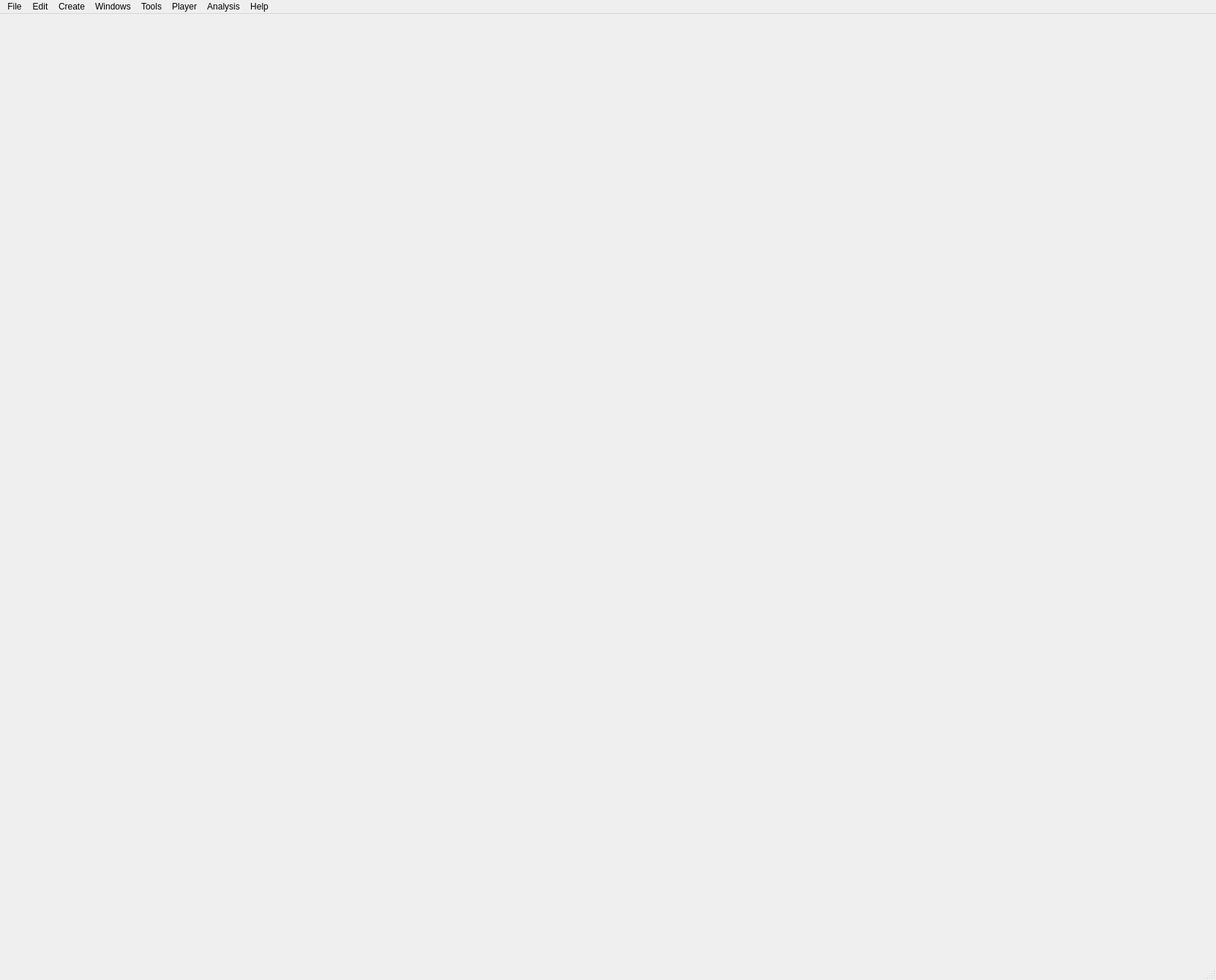
<?xml version="1.0" encoding="UTF-8"?>
<ui version="4.0">
 <class>Main_ELAN_Extension</class>
 <widget class="QMainWindow" name="Main_ELAN_Extension">
  <property name="geometry">
   <rect>
    <x>0</x>
    <y>0</y>
    <width>1662</width>
    <height>1340</height>
   </rect>
  </property>
  <property name="windowTitle">
   <string>MainWindow</string>
  </property>
  <property name="windowIcon">
   <iconset>
    <normaloff>images/main_round.ico</normaloff>images/main_round.ico</iconset>
  </property>
  <property name="styleSheet">
   <string notr="true"/>
  </property>
  <property name="dockNestingEnabled">
   <bool>true</bool>
  </property>
  <widget class="QWidget" name="centralwidget">
   <layout class="QGridLayout" name="gridLayout"/>
  </widget>
  <widget class="QMenuBar" name="menubar">
   <property name="geometry">
    <rect>
     <x>0</x>
     <y>0</y>
     <width>1662</width>
     <height>18</height>
    </rect>
   </property>
   <widget class="QMenu" name="menuFile">
    <property name="title">
     <string>File</string>
    </property>
    <widget class="QMenu" name="menuImport">
     <property name="title">
      <string>Import</string>
     </property>
     <widget class="QMenu" name="menuELAN_Project">
      <property name="title">
       <string>ELAN Project</string>
      </property>
      <addaction name="actionImportElanNewProject"/>
      <addaction name="actionImportElanThisProject"/>
     </widget>
     <widget class="QMenu" name="menuVIAN_Template">
      <property name="title">
       <string>VIAN Template</string>
      </property>
      <addaction name="actionSelectTemplate_File"/>
      <addaction name="separator"/>
     </widget>
     <addaction name="menuELAN_Project"/>
     <addaction name="separator"/>
     <addaction name="actionImportVocabulary"/>
     <addaction name="actionImportVIANExperiment"/>
     <addaction name="actionImportWebApp"/>
     <addaction name="menuVIAN_Template"/>
     <addaction name="separator"/>
     <addaction name="actionImportEyetracking_Dataset"/>
     <addaction name="separator"/>
     <addaction name="actionImportELANSegmentation"/>
     <addaction name="actionImportCSVVocabulary"/>
     <addaction name="actionImportScreenshots"/>
     <addaction name="separator"/>
     <addaction name="actionSRT_File"/>
    </widget>
    <widget class="QMenu" name="menuExport">
     <property name="title">
      <string>Export</string>
     </property>
     <addaction name="actionProject_Summary"/>
     <addaction name="separator"/>
     <addaction name="actionExportTemplate"/>
     <addaction name="actionExportExperiment"/>
     <addaction name="actionExportVocabulary"/>
     <addaction name="separator"/>
     <addaction name="actionSequence_Protocol"/>
     <addaction name="actionExportCSV"/>
     <addaction name="actionExportExcel"/>
     <addaction name="actionScreenshotsExport"/>
     <addaction name="action_ExportSegmentation"/>
     <addaction name="separator"/>
     <addaction name="actionZip_Project"/>
     <addaction name="separator"/>
     <addaction name="actionExportMovie_Segment"/>
     <addaction name="separator"/>
     <addaction name="actionExportColorimetry"/>
     <addaction name="actionExportVIANWebApp"/>
     <addaction name="separator"/>
    </widget>
    <widget class="QMenu" name="menuRecently_Opened">
     <property name="title">
      <string>Recently Opened</string>
     </property>
    </widget>
    <addaction name="actionNew"/>
    <addaction name="actionLoad"/>
    <addaction name="actionSave"/>
    <addaction name="actionSaveAs"/>
    <addaction name="actionBackup"/>
    <addaction name="actionCompare_Project_with"/>
    <addaction name="actionClose_Project"/>
    <addaction name="separator"/>
    <addaction name="actionNew_Corpus"/>
    <addaction name="actionLoad_Corpus"/>
    <addaction name="actionClose_Corpus"/>
    <addaction name="separator"/>
    <addaction name="menuImport"/>
    <addaction name="menuExport"/>
    <addaction name="separator"/>
    <addaction name="menuRecently_Opened"/>
    <addaction name="actionExit"/>
   </widget>
   <widget class="QMenu" name="menuCreate">
    <property name="title">
     <string>Create</string>
    </property>
    <addaction name="separator"/>
    <addaction name="actionScreenshot"/>
    <addaction name="actionAdd_Key"/>
    <addaction name="separator"/>
    <addaction name="actionAdd_Segment"/>
    <addaction name="actionIntervalSegmentStart"/>
    <addaction name="actionIntervalSegmentEnd"/>
    <addaction name="separator"/>
    <addaction name="actionAdd_Annotation_Layer"/>
    <addaction name="actionAdd_Segmentation"/>
    <addaction name="separator"/>
    <addaction name="actionCreateExperiment"/>
   </widget>
   <widget class="QMenu" name="menuHelp">
    <property name="title">
     <string>Help</string>
    </property>
    <addaction name="actionAbout"/>
    <addaction name="actionWelcome"/>
    <addaction name="actionDocumentation"/>
   </widget>
   <widget class="QMenu" name="menuWindows">
    <property name="title">
     <string>Windows</string>
    </property>
    <widget class="QMenu" name="menuToolboxes">
     <property name="title">
      <string>Toolboxes</string>
     </property>
     <addaction name="actionAnnotation_Toolbox"/>
    </widget>
    <widget class="QMenu" name="menuPerspectives">
     <property name="title">
      <string>Perspectives</string>
     </property>
     <addaction name="actionPerspectivesToggle"/>
     <addaction name="separator"/>
     <addaction name="actionExperimentSetupPersp"/>
     <addaction name="actionPlayerPersp"/>
     <addaction name="actionSegmentationPersp"/>
     <addaction name="actionScreenshotsPersp"/>
     <addaction name="actionVocabularyPersp"/>
     <addaction name="actionResultsPersp"/>
     <addaction name="actionNodeEditorPerspective"/>
     <addaction name="actionQuick_Annotation"/>
     <addaction name="separator"/>
    </widget>
    <addaction name="menuToolboxes"/>
    <addaction name="actionPlayerControls"/>
    <addaction name="separator"/>
    <addaction name="actionInspector"/>
    <addaction name="actionOutliner"/>
    <addaction name="actionTimeline"/>
    <addaction name="actionScriptEditor"/>
    <addaction name="separator"/>
    <addaction name="actionScreenshot_Manager"/>
    <addaction name="actionVocabularyManager"/>
    <addaction name="actionExperiment_Editor"/>
    <addaction name="actionClassification"/>
    <addaction name="actionWebApp_Upload"/>
    <addaction name="separator"/>
    <addaction name="menuPerspectives"/>
    <addaction name="separator"/>
    <addaction name="actionTaksMonitor"/>
    <addaction name="actionHistory"/>
    <addaction name="actionPreferences"/>
    <addaction name="separator"/>
    <addaction name="actionCorpus"/>
    <addaction name="separator"/>
    <addaction name="actionFullscreen"/>
    <addaction name="actionToggleStatusBar"/>
   </widget>
   <widget class="QMenu" name="menuEdit">
    <property name="title">
     <string>Edit</string>
    </property>
    <addaction name="actionUndo"/>
    <addaction name="actionRedo"/>
    <addaction name="actionCopy"/>
    <addaction name="actionPaste"/>
    <addaction name="actionDelete"/>
    <addaction name="actionRun_Pipeline_for_Selection"/>
    <addaction name="actionRun_Complete_Pipeline"/>
    <addaction name="separator"/>
    <addaction name="actionDelete_all_Analyses"/>
    <addaction name="actionFind"/>
   </widget>
   <widget class="QMenu" name="menuAnalysis">
    <property name="title">
     <string>Analysis</string>
    </property>
    <widget class="QMenu" name="menuColor">
     <property name="title">
      <string>Color</string>
     </property>
     <addaction name="actionColormetry"/>
     <addaction name="actionClearColormetry"/>
     <addaction name="separator"/>
    </widget>
    <widget class="QMenu" name="menuAudio">
     <property name="enabled">
      <bool>false</bool>
     </property>
     <property name="title">
      <string>Audio</string>
     </property>
     <addaction name="actionStart_AudioExtraction"/>
     <addaction name="separator"/>
    </widget>
    <widget class="QMenu" name="menuMovement">
     <property name="title">
      <string>Movement</string>
     </property>
     <addaction name="separator"/>
    </widget>
    <widget class="QMenu" name="menuEyetracking">
     <property name="title">
      <string>Eyetracking</string>
     </property>
     <addaction name="actionImportEyetracking_Dataset"/>
     <addaction name="separator"/>
    </widget>
    <addaction name="menuColor"/>
    <addaction name="menuAudio"/>
    <addaction name="menuMovement"/>
    <addaction name="menuEyetracking"/>
    <addaction name="separator"/>
    <addaction name="actionBrowserVisualizations"/>
    <addaction name="actionProjectSummary"/>
    <addaction name="separator"/>
   </widget>
   <widget class="QMenu" name="menuPlayer">
    <property name="title">
     <string>Player</string>
    </property>
    <widget class="QMenu" name="menuFrame_Rate">
     <property name="title">
      <string>Frame Rate</string>
     </property>
     <addaction name="actionIncreasePlayRate"/>
     <addaction name="actionDecreasePlayRate"/>
    </widget>
    <addaction name="actionPlay_Pause"/>
    <addaction name="actionFrame_Forward"/>
    <addaction name="actionFrame_Backward"/>
    <addaction name="menuFrame_Rate"/>
    <addaction name="separator"/>
    <addaction name="actionSetMovie"/>
    <addaction name="actionReload_Movie"/>
    <addaction name="actionSet_Letterbox"/>
   </widget>
   <widget class="QMenu" name="menuTools">
    <property name="title">
     <string>Tools</string>
    </property>
    <addaction name="actionAuto_Segmentation"/>
    <addaction name="actionAuto_Screenshots"/>
   </widget>
   <addaction name="menuFile"/>
   <addaction name="menuEdit"/>
   <addaction name="menuCreate"/>
   <addaction name="menuWindows"/>
   <addaction name="menuTools"/>
   <addaction name="menuPlayer"/>
   <addaction name="menuAnalysis"/>
   <addaction name="menuHelp"/>
  </widget>
  <widget class="QStatusBar" name="statusbar"/>
  <action name="actionNew">
   <property name="text">
    <string>New</string>
   </property>
  </action>
  <action name="actionLoad">
   <property name="text">
    <string>Load</string>
   </property>
  </action>
  <action name="actionSave">
   <property name="text">
    <string>Save</string>
   </property>
   <property name="shortcut">
    <string>Ctrl+S</string>
   </property>
  </action>
  <action name="actionExit">
   <property name="text">
    <string>Exit</string>
   </property>
  </action>
  <action name="actionAbout">
   <property name="text">
    <string>About</string>
   </property>
  </action>
  <action name="actionPlayerControls">
   <property name="text">
    <string>Player Controls</string>
   </property>
   <property name="shortcut">
    <string>Alt+P</string>
   </property>
  </action>
  <action name="actionColor">
   <property name="text">
    <string>Color</string>
   </property>
  </action>
  <action name="actionSegmentation">
   <property name="text">
    <string>Segmentation</string>
   </property>
  </action>
  <action name="actionConnect">
   <property name="text">
    <string>Connect</string>
   </property>
  </action>
  <action name="actionScreenshot">
   <property name="checkable">
    <bool>false</bool>
   </property>
   <property name="text">
    <string>Screenshot</string>
   </property>
   <property name="shortcut">
    <string>Ctrl+F</string>
   </property>
  </action>
  <action name="actionElanConnection">
   <property name="text">
    <string>Elan Connection</string>
   </property>
  </action>
  <action name="actionShots">
   <property name="text">
    <string>Shots</string>
   </property>
  </action>
  <action name="actionImportELANSegmentation">
   <property name="text">
    <string>CSV Segmentation</string>
   </property>
   <property name="toolTip">
    <string>Importing a new ELAN Segmentation</string>
   </property>
  </action>
  <action name="actionScreenshot_Manager">
   <property name="text">
    <string>Screenshot Manager</string>
   </property>
   <property name="shortcut">
    <string>Alt+S</string>
   </property>
  </action>
  <action name="actionVocabularyManager">
   <property name="text">
    <string>Vocabulary Manager</string>
   </property>
  </action>
  <action name="actionPreferences">
   <property name="text">
    <string>Preferences</string>
   </property>
  </action>
  <action name="actionAnnotation_Toolbox">
   <property name="text">
    <string>Annotation Toolbox</string>
   </property>
  </action>
  <action name="actionOutliner">
   <property name="text">
    <string>Outliner</string>
   </property>
   <property name="shortcut">
    <string>Alt+O</string>
   </property>
  </action>
  <action name="actionSaveAs">
   <property name="text">
    <string>Save as ...</string>
   </property>
  </action>
  <action name="actionAdd_Key">
   <property name="text">
    <string>Add Key</string>
   </property>
   <property name="shortcut">
    <string>Ctrl+G</string>
   </property>
  </action>
  <action name="actionPlayerPersp">
   <property name="text">
    <string>Player</string>
   </property>
   <property name="shortcut">
    <string>Alt+1</string>
   </property>
  </action>
  <action name="actionAnnotationPersp">
   <property name="text">
    <string>Annotation</string>
   </property>
   <property name="shortcut">
    <string>Alt+3</string>
   </property>
  </action>
  <action name="actionScreenshotsPersp">
   <property name="text">
    <string>Screenshots Manager</string>
   </property>
   <property name="shortcut">
    <string>Alt+4</string>
   </property>
  </action>
  <action name="actionPerspectivesToggle">
   <property name="text">
    <string>Perspective Toolbar</string>
   </property>
  </action>
  <action name="actionAdd_Segment">
   <property name="text">
    <string>Add Segment</string>
   </property>
   <property name="shortcut">
    <string>Ctrl+D</string>
   </property>
  </action>
  <action name="actionAdd_Annotation_Layer">
   <property name="text">
    <string>Add Annotation Layer</string>
   </property>
   <property name="visible">
    <bool>false</bool>
   </property>
  </action>
  <action name="actionAdd_Segmentation">
   <property name="text">
    <string>Add Segmentation</string>
   </property>
  </action>
  <action name="actionHilbert_Histogram">
   <property name="text">
    <string>Hilbert Histogram</string>
   </property>
  </action>
  <action name="actionUndo">
   <property name="text">
    <string>Undo</string>
   </property>
   <property name="shortcut">
    <string>Ctrl+Z</string>
   </property>
  </action>
  <action name="actionRedo">
   <property name="text">
    <string>Redo</string>
   </property>
   <property name="shortcut">
    <string>Ctrl+Y</string>
   </property>
  </action>
  <action name="actionHistory">
   <property name="text">
    <string>History</string>
   </property>
   <property name="shortcut">
    <string>Alt+H</string>
   </property>
  </action>
  <action name="action_ExportSegmentation">
   <property name="text">
    <string>Segmentation</string>
   </property>
  </action>
  <action name="actionDelete">
   <property name="text">
    <string>Delete</string>
   </property>
   <property name="shortcut">
    <string>Del</string>
   </property>
  </action>
  <action name="actionNodeEditorPerspective">
   <property name="text">
    <string>Node Editor</string>
   </property>
   <property name="shortcut">
    <string>Alt+7</string>
   </property>
  </action>
  <action name="actionPlay_Pause">
   <property name="text">
    <string>Play/Pause</string>
   </property>
   <property name="shortcut">
    <string>Space</string>
   </property>
  </action>
  <action name="actionWelcome">
   <property name="text">
    <string>Welcome</string>
   </property>
  </action>
  <action name="actionSave_Perspective">
   <property name="text">
    <string>Save Perspective</string>
   </property>
  </action>
  <action name="actionLoad_Perspective">
   <property name="text">
    <string>Load Perspective</string>
   </property>
  </action>
  <action name="actionUpdate">
   <property name="text">
    <string>Check for Updates</string>
   </property>
  </action>
  <action name="actionClose_Project">
   <property name="text">
    <string>Close Project</string>
   </property>
  </action>
  <action name="actionInspector">
   <property name="text">
    <string>Inspector</string>
   </property>
   <property name="shortcut">
    <string>Alt+I</string>
   </property>
  </action>
  <action name="actionGeneral">
   <property name="text">
    <string>General</string>
   </property>
  </action>
  <action name="actionTaksMonitor">
   <property name="text">
    <string>Task Monitor</string>
   </property>
   <property name="shortcut">
    <string>Alt+M</string>
   </property>
  </action>
  <action name="actionExportTemplate">
   <property name="text">
    <string>Project Template</string>
   </property>
  </action>
  <action name="actionDocumentation">
   <property name="text">
    <string>Documentation</string>
   </property>
  </action>
  <action name="actionIntervalSegmentStart">
   <property name="text">
    <string>Start Interval Segment</string>
   </property>
   <property name="shortcut">
    <string>Ctrl+W</string>
   </property>
  </action>
  <action name="actionIntervalSegmentEnd">
   <property name="text">
    <string>End Interval Segment</string>
   </property>
   <property name="shortcut">
    <string>Ctrl+E</string>
   </property>
  </action>
  <action name="actionColorimetry">
   <property name="text">
    <string>Colorimetry</string>
   </property>
  </action>
  <action name="actionImportVocabulary">
   <property name="text">
    <string>VIAN Vocabulary</string>
   </property>
  </action>
  <action name="actionExportVocabulary">
   <property name="text">
    <string>VIAN Vocabulary</string>
   </property>
  </action>
  <action name="actionZip_Project">
   <property name="text">
    <string>Zip Project</string>
   </property>
  </action>
  <action name="actionFrame_Forward">
   <property name="text">
    <string>Frame Forward</string>
   </property>
   <property name="shortcut">
    <string>Right</string>
   </property>
  </action>
  <action name="actionFrame_Backward">
   <property name="text">
    <string>Frame Backward</string>
   </property>
   <property name="shortcut">
    <string>Left</string>
   </property>
  </action>
  <action name="actionMovie_Mosaic">
   <property name="text">
    <string>Movie Mosaic</string>
   </property>
  </action>
  <action name="actionSegmentationPersp">
   <property name="text">
    <string>Segmentation</string>
   </property>
   <property name="shortcut">
    <string>Alt+2</string>
   </property>
  </action>
  <action name="actionJp">
   <property name="text">
    <string>jp</string>
   </property>
  </action>
  <action name="actionIncreasePlayRate">
   <property name="text">
    <string>Increase</string>
   </property>
   <property name="shortcut">
    <string>+</string>
   </property>
  </action>
  <action name="actionDecreasePlayRate">
   <property name="text">
    <string>Decrease</string>
   </property>
   <property name="shortcut">
    <string>-</string>
   </property>
  </action>
  <action name="actionTimeline">
   <property name="text">
    <string>Timeline</string>
   </property>
   <property name="shortcut">
    <string>Alt+T</string>
   </property>
  </action>
  <action name="actionResultsPersp">
   <property name="text">
    <string>Results</string>
   </property>
   <property name="shortcut">
    <string>Alt+6</string>
   </property>
  </action>
  <action name="actionImportFilmColorsPipeline">
   <property name="text">
    <string>FilmColors Pipeline</string>
   </property>
  </action>
  <action name="actionImportFilmColorsFilemaker">
   <property name="text">
    <string>FilmColors Filemaker</string>
   </property>
  </action>
  <action name="actionBackup">
   <property name="text">
    <string>Backup</string>
   </property>
  </action>
  <action name="actionFullscreen">
   <property name="text">
    <string>Fullscreen</string>
   </property>
   <property name="shortcut">
    <string>F11</string>
   </property>
  </action>
  <action name="actionToggleStatusBar">
   <property name="text">
    <string>Toggle StatusBar</string>
   </property>
   <property name="shortcut">
    <string>F10</string>
   </property>
  </action>
  <action name="actionVocabularyPersp">
   <property name="text">
    <string>Vocabulary</string>
   </property>
   <property name="shortcut">
    <string>Alt+5</string>
   </property>
  </action>
  <action name="actionImportCSVVocabulary">
   <property name="text">
    <string>CSV Vocabulary</string>
   </property>
  </action>
  <action name="actionExperiment_Editor">
   <property name="text">
    <string>Experiment Editor</string>
   </property>
  </action>
  <action name="actionCreateExperiment">
   <property name="text">
    <string>Create Experiment</string>
   </property>
  </action>
  <action name="actionExperimentSetupPersp">
   <property name="text">
    <string>Experiment Setup</string>
   </property>
   <property name="shortcut">
    <string>Alt+0</string>
   </property>
  </action>
  <action name="actionImportScreenshots">
   <property name="text">
    <string>Screenshots</string>
   </property>
  </action>
  <action name="actionMovie_Barcode">
   <property name="text">
    <string>Movie Barcode</string>
   </property>
  </action>
  <action name="actionQuick_Annotation">
   <property name="text">
    <string>Quick Annotation</string>
   </property>
  </action>
  <action name="actionAuto_Segmentation">
   <property name="text">
    <string>Auto Segmentation</string>
   </property>
  </action>
  <action name="actionColormetry">
   <property name="text">
    <string>Start Colorimetry</string>
   </property>
  </action>
  <action name="actionExportExperiment">
   <property name="text">
    <string>VIAN Experiment</string>
   </property>
   <property name="visible">
    <bool>false</bool>
   </property>
  </action>
  <action name="actionImportVIANExperiment">
   <property name="text">
    <string>VIAN Experiment</string>
   </property>
   <property name="visible">
    <bool>false</bool>
   </property>
  </action>
  <action name="actionCreateCorpus">
   <property name="enabled">
    <bool>true</bool>
   </property>
   <property name="text">
    <string>Create Corpus</string>
   </property>
  </action>
  <action name="actionOpenLocal">
   <property name="text">
    <string>Open Local</string>
   </property>
  </action>
  <action name="actionCommitProject">
   <property name="text">
    <string>Commit Project</string>
   </property>
  </action>
  <action name="actionCheckoutProject">
   <property name="text">
    <string>Checkout Project</string>
   </property>
  </action>
  <action name="actionOpenRemote">
   <property name="enabled">
    <bool>true</bool>
   </property>
   <property name="text">
    <string>Open Remote</string>
   </property>
  </action>
  <action name="actionCheck_for_Beta">
   <property name="text">
    <string>Check for Beta </string>
   </property>
  </action>
  <action name="actionCorpus">
   <property name="text">
    <string>Corpus</string>
   </property>
  </action>
  <action name="actionSetMovie">
   <property name="text">
    <string>Set Movie</string>
   </property>
  </action>
  <action name="actionReload_Movie">
   <property name="text">
    <string>Reload Movie</string>
   </property>
  </action>
  <action name="actionImportElanNewProject">
   <property name="text">
    <string>Create New Project</string>
   </property>
  </action>
  <action name="actionImportElanThisProject">
   <property name="text">
    <string>Into this Project</string>
   </property>
  </action>
  <action name="actionClearColormetry">
   <property name="text">
    <string>Clear Colorimetry</string>
   </property>
  </action>
  <action name="actionColor_Palette">
   <property name="text">
    <string>Color Palette</string>
   </property>
  </action>
  <action name="actionAuto_Screenshots">
   <property name="text">
    <string>Auto Screenshots</string>
   </property>
  </action>
  <action name="actionColorFeatures">
   <property name="text">
    <string>Color Average</string>
   </property>
  </action>
  <action name="actionCopy">
   <property name="text">
    <string>Copy</string>
   </property>
   <property name="shortcut">
    <string>Ctrl+C</string>
   </property>
  </action>
  <action name="actionPaste">
   <property name="text">
    <string>Paste</string>
   </property>
   <property name="shortcut">
    <string>Ctrl+V</string>
   </property>
  </action>
  <action name="actionCorpus_Visualizer">
   <property name="text">
    <string>Corpus Visualizer</string>
   </property>
  </action>
  <action name="actionScreenshotsExport">
   <property name="text">
    <string>Screenshots</string>
   </property>
  </action>
  <action name="actionSet_Letterbox">
   <property name="text">
    <string>Set Letterbox</string>
   </property>
  </action>
  <action name="actionColor_Histogram">
   <property name="text">
    <string>Color Histogram</string>
   </property>
  </action>
  <action name="actionCorpus_VisualizerLegacy">
   <property name="text">
    <string>Corpus Visualizer (Legacy)</string>
   </property>
  </action>
  <action name="actionScriptEditor">
   <property name="text">
    <string>Script Editor</string>
   </property>
  </action>
  <action name="actionExportMovie_Segment">
   <property name="text">
    <string>Movie Segment</string>
   </property>
  </action>
  <action name="actionNew_Corpus">
   <property name="text">
    <string>New Corpus</string>
   </property>
  </action>
  <action name="actionLoad_Corpus">
   <property name="text">
    <string>Load Corpus</string>
   </property>
  </action>
  <action name="actionClose_Corpus">
   <property name="text">
    <string>Close Corpus</string>
   </property>
  </action>
  <action name="actionClassification">
   <property name="text">
    <string>Classification</string>
   </property>
   <property name="shortcut">
    <string>Alt+C</string>
   </property>
  </action>
  <action name="actionWebApp_Upload">
   <property name="text">
    <string>WebApp Upload</string>
   </property>
   <property name="shortcut">
    <string>Alt+U</string>
   </property>
  </action>
  <action name="actionVocabulary_Manager">
   <property name="text">
    <string>Vocabulary Manager</string>
   </property>
  </action>
  <action name="actionStart_AudioExtraction">
   <property name="text">
    <string>Start AudioExtraction</string>
   </property>
  </action>
  <action name="actionRun_Pipeline_for_Selection">
   <property name="text">
    <string>Run Pipeline for Selection</string>
   </property>
   <property name="shortcut">
    <string>Ctrl+P</string>
   </property>
   <property name="visible">
    <bool>false</bool>
   </property>
  </action>
  <action name="actionRun_Complete_Pipeline">
   <property name="text">
    <string>Run Complete Pipeline</string>
   </property>
   <property name="shortcut">
    <string>Ctrl+Shift+P</string>
   </property>
   <property name="visible">
    <bool>false</bool>
   </property>
  </action>
  <action name="actionDelete_all_Analyses">
   <property name="text">
    <string>Delete all Analyses</string>
   </property>
  </action>
  <action name="actionImportWebApp">
   <property name="text">
    <string>VIAN WebApp</string>
   </property>
  </action>
  <action name="actionZProjection">
   <property name="text">
    <string>Color Z-Projection</string>
   </property>
  </action>
  <action name="actionExportCSV">
   <property name="text">
    <string>CSV</string>
   </property>
  </action>
  <action name="actionExportExcel">
   <property name="text">
    <string>Excel</string>
   </property>
  </action>
  <action name="actionFind">
   <property name="text">
    <string>Find</string>
   </property>
   <property name="shortcut">
    <string>Ctrl+Shift+F</string>
   </property>
  </action>
  <action name="actionBrowserVisualizations">
   <property name="checkable">
    <bool>true</bool>
   </property>
   <property name="text">
    <string>Browser Visualizations</string>
   </property>
  </action>
  <action name="actionHello">
   <property name="text">
    <string>Hello</string>
   </property>
  </action>
  <action name="actionProjectSummary">
   <property name="checkable">
    <bool>true</bool>
   </property>
   <property name="text">
    <string>Project Summary</string>
   </property>
  </action>
  <action name="actionExportColorimetry">
   <property name="text">
    <string>Colorimetry</string>
   </property>
  </action>
  <action name="actionSRT_File">
   <property name="text">
    <string>SRT File</string>
   </property>
  </action>
  <action name="actionProject_Summary">
   <property name="text">
    <string>Project Summary</string>
   </property>
  </action>
  <action name="actionCompare_Project_with">
   <property name="text">
    <string>Compare Project with ...</string>
   </property>
  </action>
  <action name="actionSelectTemplate_File">
   <property name="text">
    <string>Select File...</string>
   </property>
  </action>
  <action name="actionImportEyetracking_Dataset">
   <property name="text">
    <string>Eyetracking Dataset</string>
   </property>
  </action>
  <action name="actionAudio_Tempo">
   <property name="text">
    <string>Audio Tempo</string>
   </property>
  </action>
  <action name="actionOptical_Flow">
   <property name="text">
    <string>Optical Flow</string>
   </property>
  </action>
  <action name="actionAudio_Volume">
   <property name="text">
    <string>Audio Volume</string>
   </property>
  </action>
  <action name="actionAudio">
   <property name="text">
    <string>Audio</string>
   </property>
  </action>
  <action name="actionExportVIANWebApp">
   <property name="text">
    <string>VIAN Webapp</string>
   </property>
  </action>
  <action name="actionSequence_Protocol">
   <property name="text">
    <string>Sequence Protocol</string>
   </property>
  </action>
 </widget>
 <resources/>
 <connections/>
</ui>
